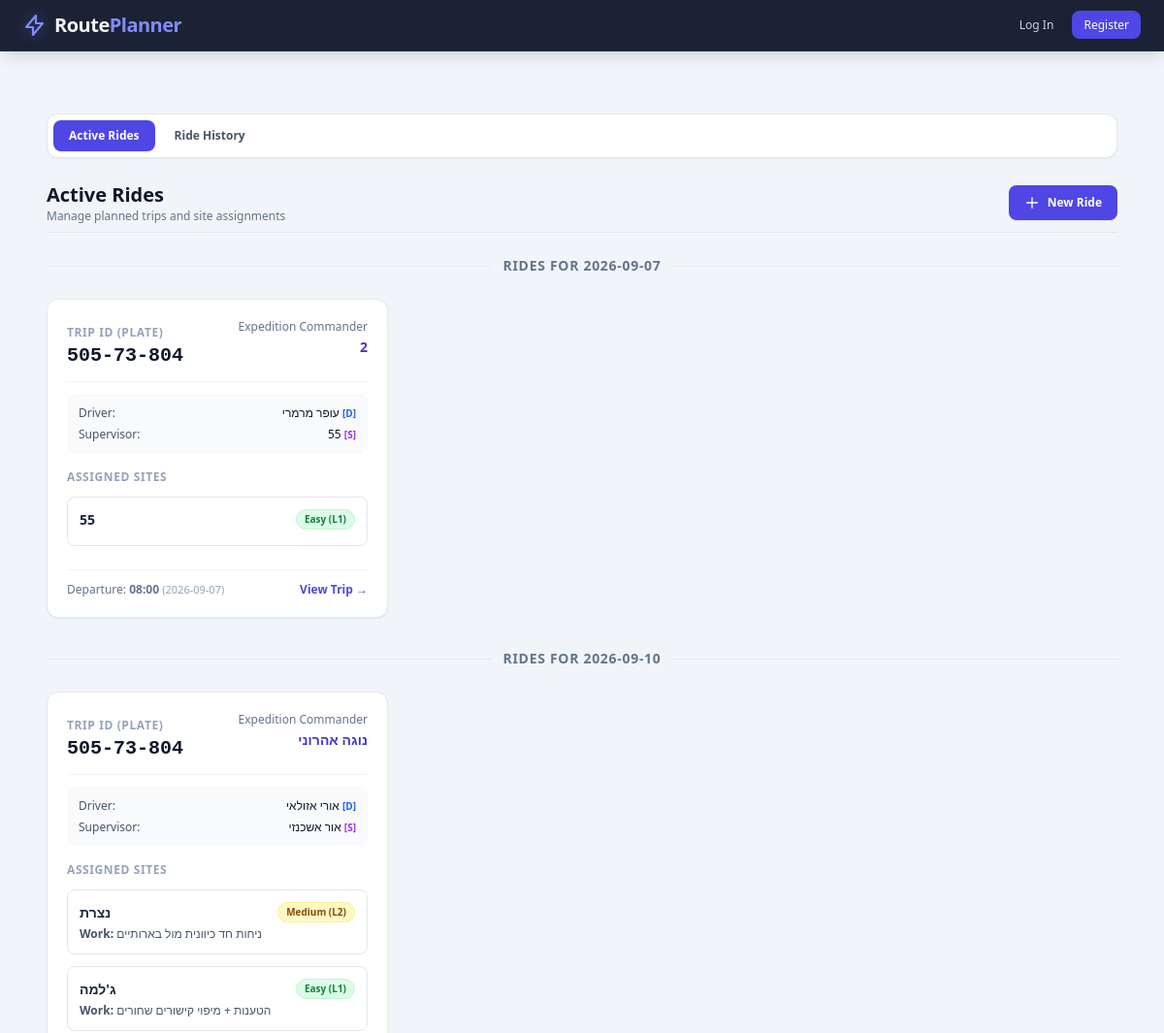
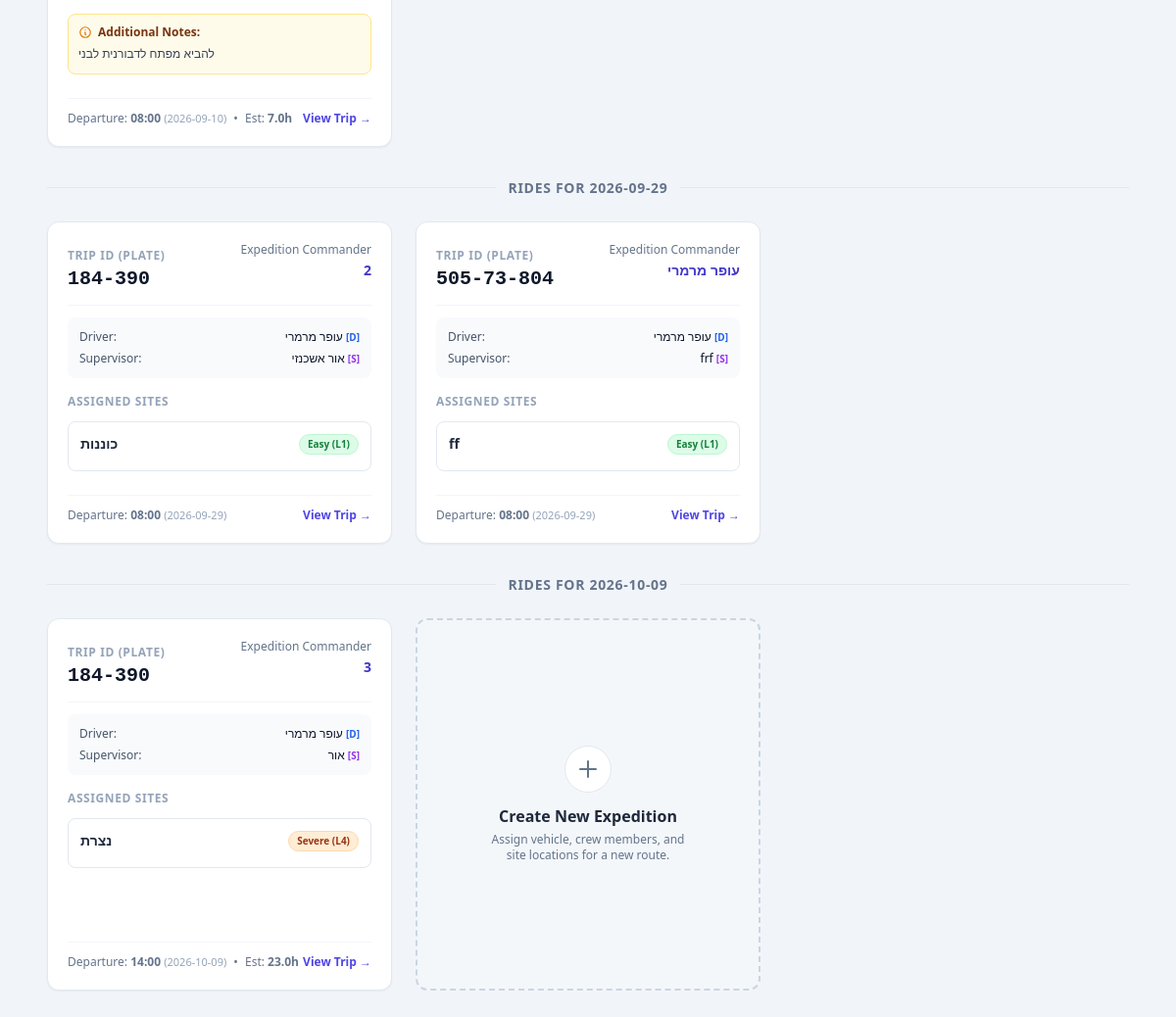
The page /trips/ on the database its author committed (2 pictures, top to bottom).
### app/models.py (models this page shows, shortened)
class Trip(db.Model):
    __tablename__ = 'trips'
    is_draft = db.Column(db.Boolean, default=False, nullable=False)
    user_id = db.Column(db.String(50), db.ForeignKey('users.id'), nullable=False)
    id = db.Column(db.Integer, primary_key=True, autoincrement=True)
    car_license_plate = db.Column(db.String(20), db.ForeignKey('cars.license_plate'), nullable=False)
    commander = db.Column(db.String(100), nullable=False)
    driver = db.Column(db.String(100), nullable=False)
    supervisor = db.Column(db.String(100), nullable=False)
    passengers = db.Column(db.Text, nullable=True)
    departure_date = db.Column(db.Date, nullable=False, default=date.today)
    departure_time = db.Column(db.String(10), nullable=False)
    est_duration = db.Column(db.Float, nullable=True)
    notes = db.Column(db.Text, nullable=True)
    created_at = db.Column(db.DateTime, default=datetime.utcnow, nullable=False)
    car = db.relationship('Car', backref=db.backref('trips', lazy=True))
    assigned_sites = db.relationship('TripSite', backref='trip', cascade="all, delete-orphan")

class TripSite(db.Model):
    __tablename__ = 'trip_sites'
    id = db.Column(db.Integer, primary_key=True, autoincrement=True)
    trip_id = db.Column(db.Integer, db.ForeignKey('trips.id'), nullable=False)
    site_name = db.Column(db.String(150), nullable=False)
    difficulty = db.Column(db.String(50), nullable=True)
    work_description = db.Column(db.Text, nullable=True)

### app/routes/trips.py (the view, shortened to what this page needs)
@trips_bp.route('/', methods=['GET'])
def list_trips():
    selected_view = request.args.get('view', 'all')
    if selected_view == 'history':
        rides = Trip.query.filter(
            Trip.is_draft == False,
            Trip.departure_date < date.today()
        ).order_by(Trip.departure_date.desc(), Trip.departure_time.desc()).all()
    elif selected_view == 'mine' and current_user.is_authenticated:
        rides = Trip.query.filter(
            Trip.user_id == current_user.id
        ).order_by(Trip.departure_date.asc(), Trip.departure_time.asc()).all()
    else:
        selected_view = 'all'
        rides = Trip.query.filter(
            Trip.is_draft == False,
            Trip.departure_date >= date.today()
        ).order_by(
            Trip.departure_date.asc(), Trip.departure_time.asc()
        ).all()
    return render_template('trips.html', rides=rides, selected_view=selected_view)

### app/templates/trips.HTML (shortened to what this page needs)
{% extends 'base.html' %}
{% block content %}
<div id="expedition-app" class="max-w-7xl mx-auto p-4 sm:p-6">
    <div id="page-list" class="space-y-6">
          <nav class="flex items-center gap-1 overflow-x-auto bg-white dark:bg-slate-800 p-1.5 rounded-xl border border-slate-200 dark:border-slate-700 shadow-sm" aria-label="Trip views">
                <a href="{{ url_for('trips.list_trips', view='all') }}"
                    class="px-4 py-2 rounded-lg text-xs font-semibold whitespace-nowrap transition {% if selected_view == 'all' %}bg-indigo-600 text-white shadow-sm{% else %}text-slate-600 dark:text-slate-300 hover:bg-slate-100 dark:hover:bg-slate-700{% endif %}"
                    data-en="Active Rides" data-he="נסיעות פעילות">Active Rides</a>
                <a href="{{ url_for('trips.list_trips', view='history') }}"
                    class="px-4 py-2 rounded-lg text-xs font-semibold whitespace-nowrap transition {% if selected_view == 'history' %}bg-indigo-600 text-white shadow-sm{% else %}text-slate-600 dark:text-slate-300 hover:bg-slate-100 dark:hover:bg-slate-700{% endif %}"
                    data-en="Ride History" data-he="היסטוריית נסיעות">Ride History</a>
          </nav>
        <div class="flex justify-between items-center pb-2 border-b border-slate-200 dark:border-slate-700">
            <div>
            {% if selected_view == 'history' %}
            <h2 class="text-xl font-bold text-slate-900 dark:text-slate-100" data-en="Ride History" data-he="היסטוריית נסיעות">Ride History</h2>
            <p class="text-xs text-slate-500 dark:text-slate-400" data-en="Review completed rides and past site assignments" data-he="צפייה בנסיעות שהסתיימו ובמשימות עבר">Review completed rides and past site assignments</p>
            {% elif selected_view == 'mine' %}
            <h2 class="text-xl font-bold text-slate-900 dark:text-slate-100" data-en="My Rides" data-he="הנסיעות שלי">My Rides</h2>
            <p class="text-xs text-slate-500 dark:text-slate-400" data-en="Manage rides created by you" data-he="ניהול נסיעות שיצרת">Manage rides created by you</p>
            {% else %}
            <h2 class="text-xl font-bold text-slate-900 dark:text-slate-100" data-en="Active Rides" data-he="נסיעות פעילות">Active Rides</h2>
            <p class="text-xs text-slate-500 dark:text-slate-400" data-en="Manage planned trips and site assignments" data-he="ניהול נסיעות ומשימות אבטחה/אתרים">Manage planned trips and site assignments</p>
            {% endif %}
            </div>
            {% if selected_view == 'history' %}
            <a href="{{ url_for('trips.list_trips', view='all') }}" class="inline-flex items-center gap-2 bg-indigo-600 hover:bg-indigo-700 active:bg-indigo-800 text-white text-xs font-semibold px-4 py-2.5 rounded-lg shadow-sm transition cursor-pointer">
                <span data-en="Upcoming Rides" data-he="נסיעות קרובות">Upcoming Rides</span>
            </a>
            {% else %}
            <a href="{{ url_for('trips.new_ride') }}" class="inline-flex items-center gap-2 bg-indigo-600 hover:bg-indigo-700 active:bg-indigo-800 text-white text-xs font-semibold px-4 py-2.5 rounded-lg shadow-sm transition cursor-pointer">
                <svg class="w-4 h-4" fill="none" stroke="currentColor" viewBox="0 0 24 24" xmlns="http://www.w3.org/2000/svg">
                    <path stroke-linecap="round" stroke-linejoin="round" stroke-width="2" d="M12 4v16m8-8H4"></path>
                </svg>
                <span data-en="New Ride" data-he="נסיעה חדשה">New Ride</span>
            </a>
            {% endif %}
        </div>
        <div class="grid grid-cols-1 md:grid-cols-2 lg:grid-cols-3 gap-6">
            {% set date_state = namespace(value='__unset__') %}
           {% for ride in rides %}
{% set ride_date = ride.departure_date|string if ride.departure_date else 'no-date' %}
{% if ride_date != date_state.value %}
            <div class="col-span-full flex items-center gap-3 pt-2 first:pt-0">
                <div class="h-px flex-1 bg-slate-200 dark:bg-slate-700"></div>
                <h3 class="text-sm font-bold uppercase tracking-wider text-slate-500 dark:text-slate-400 whitespace-nowrap">
                    {% if ride.departure_date %}
                    <span data-en="Rides for {{ ride.departure_date }}" data-he="נסיעות בתאריך {{ ride.departure_date }}">Rides for {{ ride.departure_date }}</span>
                    {% else %}
                    <span data-en="Date not set" data-he="תאריך לא הוגדר">Date not set</span>
                    {% endif %}
                </h3>
                <div class="h-px flex-1 bg-slate-200 dark:bg-slate-700"></div>
            </div>
{% set date_state.value = ride_date %}
{% endif %}
<div class="bg-white dark:bg-slate-800 rounded-xl shadow-sm border border-slate-200 dark:border-slate-700 p-5 hover:shadow-md transition flex flex-col justify-between">
    <div>
        <div class="flex justify-between items-start mb-3 pb-3 border-b border-slate-100 dark:border-slate-700">
            <div>
                <span class="text-xs font-semibold uppercase tracking-wider text-slate-400" data-en="Trip ID (Plate)" data-he="זיהוי נסיעה">Trip ID (Plate)</span>
                <h3 class="font-bold text-xl text-slate-900 dark:text-slate-100 font-mono">{{ ride.car_license_plate }}</h3>
            </div>
            <div class="text-right">
                <span class="text-xs text-slate-500 dark:text-slate-400 block" data-en="Expedition Commander" data-he="מפקד משלח">Expedition Commander</span>
                <span class="font-semibold text-sm text-indigo-700 dark:text-indigo-300">{{ ride.commander or 'N/A' }}</span>
            </div>
        </div>
        <div class="space-y-1.5 text-xs text-slate-600 dark:text-slate-300 mb-4 bg-slate-50 dark:bg-slate-900/60 p-3 rounded-lg">
            <div class="flex items-center justify-between">
                <span data-en="Driver:" data-he="נהג:">Driver:</span>
                <span class="font-medium text-slate-900 dark:text-slate-100">{{ ride.driver or 'N/A' }} <span class="text-[10px] text-blue-600 dark:text-blue-400 font-bold">[D]</span></span>
            </div>
            <div class="flex items-center justify-between">
                <span data-en="Supervisor:" data-he="מפקד משימה:">Supervisor:</span>
                <span class="font-medium text-slate-900 dark:text-slate-100">{{ ride.supervisor or 'N/A' }} <span class="text-[10px] text-purple-600 dark:text-purple-400 font-bold">[S]</span></span>
            </div>
        </div>
<div class="space-y-3 mb-4">
    <p class="text-xs font-bold text-slate-400 dark:text-slate-500 uppercase tracking-wider" data-en="Assigned Sites" data-he="אתרים מתוכננים">Assigned Sites</p>
    {% if ride.assigned_sites %}
        {% for site in ride.assigned_sites %}
        {% set level = site.difficulty | lower if site.difficulty else '' %}
        {% if 'l4' in level or 'hard' in level %}
            {% set badge_cls = 'bg-orange-100 text-orange-800 border-orange-200' %}
        {% elif 'l3' in level or 'high' in level %}
            {% set badge_cls = 'bg-amber-100 text-amber-800 border-amber-200' %}
        {% elif 'l2' in level or 'medium' in level %}
            {% set badge_cls = 'bg-yellow-100 text-yellow-800 border-yellow-200' %}
        {% elif 'l1' in level or 'easy' in level %}
            {% set badge_cls = 'bg-green-100 text-green-700 border-green-200' %}
        {% else %}
            {% set badge_cls = 'bg-slate-100 text-slate-700 border-slate-200' %}
        {% endif %}
        <div class="border border-slate-200 dark:border-slate-700 rounded-lg p-3 bg-white dark:bg-slate-900/50">
            <div class="flex justify-between items-center mb-1">
                <h4 class="font-bold text-sm text-slate-800 dark:text-slate-100">{{ site.site_name }}</h4>
                <span class="{{ badge_cls }} border text-[10px] px-2 py-0.5 rounded-full font-semibold">
                    {{ site.difficulty or 'Standard' }}
                </span>
            </div>
            {% if site.work_description %}
            <p class="text-xs text-slate-600 dark:text-slate-300">
                <strong data-en="Work:" data-he="מהות העבודה:">Work:</strong> {{ site.work_description }}
            </p>
            {% endif %}
        </div>
        {% endfor %}
    {% else %}
        <p class="text-xs text-slate-400 dark:text-slate-500 italic" data-en="No specific sites assigned." data-he="לא הוגדרו אתרים ספציפיים.">No specific sites assigned.</p>
    {% endif %}
</div>
        {% if ride.notes %}
        <div class="bg-amber-50 dark:bg-amber-950/40 border border-amber-200 dark:border-amber-800 rounded-lg p-2.5 mb-4 text-xs text-amber-900 dark:text-amber-200">
            <div class="flex items-center gap-1.5 font-bold mb-1">
                <svg class="w-3.5 h-3.5 text-amber-600" fill="none" stroke="currentColor" viewBox="0 0 24 24" xmlns="http://www.w3.org/2000/svg">
                    <path stroke-linecap="round" stroke-linejoin="round" stroke-width="2" d="M13 16h-1v-4h-1m1-4h.01M21 12a9 9 0 11-18 0 9 9 0 0118 0z"></path>
                </svg>
                <span data-en="Additional Notes:" data-he="הערות נוספות:">Additional Notes:</span>
            </div>
            <p class="text-slate-700 dark:text-slate-300 leading-relaxed">{{ ride.notes }}</p>
        </div>
        {% endif %}
    </div>
    <div class="border-t border-slate-100 dark:border-slate-700 pt-3 flex justify-between items-center text-xs mt-2">
        <div class="text-slate-500 dark:text-slate-400">
            <span data-en="Departure: " data-he="יציאה: ">Departure: </span><strong>{{ ride.departure_time or 'N/A' }}</strong>
            {% if ride.departure_date %}
                <span class="text-[11px] text-slate-400 dark:text-slate-500">({{ ride.departure_date }})</span>
            {% endif %}
            {% if ride.est_duration %}
            <span class="mx-1">•</span>
            <span data-en="Est: " data-he="משוער: ">Est: </span><strong>{{ ride.est_duration }}h</strong>
            {% endif %}
        </div>
        <a href="{{ url_for('trips.view_trip', trip_id=ride.id) }}" class="text-indigo-600 dark:text-indigo-400 hover:text-indigo-800 dark:hover:text-indigo-300 font-semibold" data-en="View Trip &rarr;" data-he="הצג נסיעה &rarr;">View Trip &rarr;</a>
    </div>
</div>
{% endfor %}
            <a href="{{ url_for('trips.new_ride') }}" class="group border-2 border-dashed border-slate-300 dark:border-slate-600 hover:border-indigo-500 bg-slate-50/50 dark:bg-slate-800/40 hover:bg-indigo-50/30 dark:hover:bg-indigo-950/30 rounded-xl p-8 transition-all flex flex-col items-center justify-center min-h-[380px] text-center focus:outline-none focus:ring-2 focus:ring-indigo-500 cursor-pointer">
                <div class="w-12 h-12 rounded-full bg-white dark:bg-slate-800 shadow-xs border border-slate-200 dark:border-slate-700 group-hover:border-indigo-300 group-hover:bg-indigo-600 flex items-center justify-center transition-all mb-3">
                    <svg class="w-6 h-6 text-slate-500 dark:text-slate-400 group-hover:text-white transition-colors" fill="none" stroke="currentColor" viewBox="0 0 24 24" xmlns="http://www.w3.org/2000/svg">
                        <path stroke-linecap="round" stroke-linejoin="round" stroke-width="2" d="M12 4v16m8-8H4"></path>
                    </svg>
                </div>
                <h3 class="font-bold text-slate-800 dark:text-slate-100 group-hover:text-indigo-600 dark:group-hover:text-indigo-400 transition-colors text-base" data-en="Create New Expedition" data-he="צור נסיעה חדשה">
                    Create New Expedition
                </h3>
                <p class="text-xs text-slate-500 dark:text-slate-400 max-w-[200px] mt-1" data-en="Assign vehicle, crew members, and site locations for a new route." data-he="שבץ רכב, אנשי צוות ואתרים מתוכננים לנסיעה חדשה.">
                    Assign vehicle, crew members, and site locations for a new route.
                </p>
            </a>
        </div>
    </div>
</div>
{% endblock %}

### rows shown on the page
Trip: departure_date "2026-09-07", car_license_plate "505-73-804", commander "2", driver "עופר מרמרי", supervisor "55", departure_time "08:00"
TripSite: site_name "55", difficulty "Easy (L1)"
Trip: departure_date "2026-09-10", car_license_plate "505-73-804", commander "נוגה אהרוני", driver "אורי אזולאי", supervisor "אור אשכנזי", notes "להביא מפתח לדבורנית לבני", departure_time "08:00", est_duration "7.0"
TripSite: site_name "נצרת", difficulty "Medium (L2)", work_description "ניחות חד כיוונית מול בארותיים"
TripSite: site_name "ג'למה", difficulty "Easy (L1)", work_description "הטענות + מיפוי קישורים שחורים"
Trip: departure_date "2026-09-29", car_license_plate "184-390", commander "2", driver "עופר מרמרי", supervisor "אור אשכנזי", departure_time "08:00"
TripSite: site_name "כוננות", difficulty "Easy (L1)"
Trip: car_license_plate "505-73-804", commander "עופר מרמרי", driver "עופר מרמרי", supervisor "frf", departure_time "08:00", departure_date "2026-09-29"
TripSite: site_name "ff", difficulty "Easy (L1)"
Trip: departure_date "2026-10-09", car_license_plate "184-390", commander "3", driver "עופר מרמרי", supervisor "אור", departure_time "14:00", est_duration "23.0"
TripSite: site_name "נצרת", difficulty "Severe (L4)"
